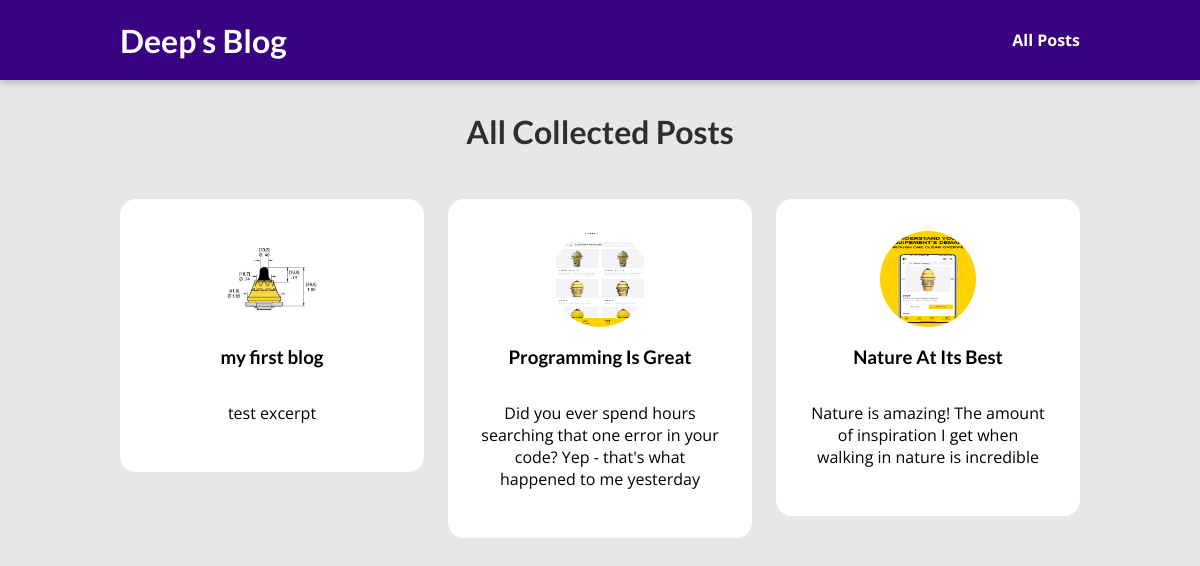
/posts/, run on the app's committed database.
### blog/models.py (models this page shows, shortened)
class Post(models.Model):
    title = models.CharField(max_length=200)
    content = models.TextField()
    author = models.ForeignKey(Author, on_delete=models.CASCADE)
    image = models.ImageField(upload_to="images/", null=True)
    excerpt = models.CharField(max_length=200)
    date = models.DateField(null=True)

### blog/views.py (the view)
# urls.py: path("posts/", views.Posts, name="posts"),
def Posts(request):
    return render(request, "blog/all-posts.html", {
        "all_posts": Post.objects.all()
   })

### blog/templates/blog/all-posts.html (shortened to what this page needs)
 {% extends "base.html" %}
 {% load static %}
{% block head %}
    <link rel="stylesheet"  href="{% static 'blog/all-posts.css' %}">
{% endblock %}
{% block content %}
<section id="all-posts">
    <h2>All Collected Posts</h2>
    <ul>
    {% for post in all_posts %}
    {% include "blog/includes/posts.html" %}
    {% endfor %}
    </ul>
</section>
{% endblock %}

### blog/templates/blog/includes/posts.html (shortened to what this page needs)
{% load static %}
<li>
  <a href={% url 'post_detail' id=post.id %}>
    <article class="post">
      {% if post.image %}
        <img src="{{ post.image.url  }}" alt="{{ post.title }}" />
      {% endif %}
      <h3>{{ post.title }}</h3>
      <p>{{ post.excerpt }}</p>
    </article>
</li>

### static/app.css (style rules this page uses)
* { box-sizing: border-box; }
html { font-family: 'Open Sans', 'Lato', sans-serif; }
body { margin: 0; }
h1, h2, h3 { font-family: 'Lato', sans-serif; font-weight: bold; }
body { background-color: #e7e7e7; }

### blog/static/blog/all-posts.css (style rules this page uses)
#all-posts { margin: 7rem auto; width: 90%; max-width: 60rem; }
#all-posts h2 { text-align: center; font-size: 2rem; color: #2e2e2e; margin: 3rem 0; }
ul { list-style: none; margin: 0; padding: 0; display: grid; grid-template-columns: repeat(auto-fill, minmax(17rem, 1fr)); gap: 1.5rem; }
.post img { width: 7rem; height: 7rem; }
.post { display: flex; align-items: center; justify-content: center; flex-direction: column; text-align: center; padding: 2rem; border-radius: 1rem; background-color: #fff; }
a { text-decoration: none; color: black; }
.post img { height: 6rem; width: 6rem; border-radius: 50%; }
.post h3 { text-decoration: none; }

### data on the page
Post: image (picture), title "my first blog", excerpt "test excerpt"
Post: image (picture), title "Programming Is Great", excerpt "Did you ever spend hours searching that one error in your code? Yep - that's what happened to me yesterday"
Post: image (picture), title "Nature At Its Best", excerpt "Nature is amazing! The amount of inspiration I get when walking in nature is incredible"
